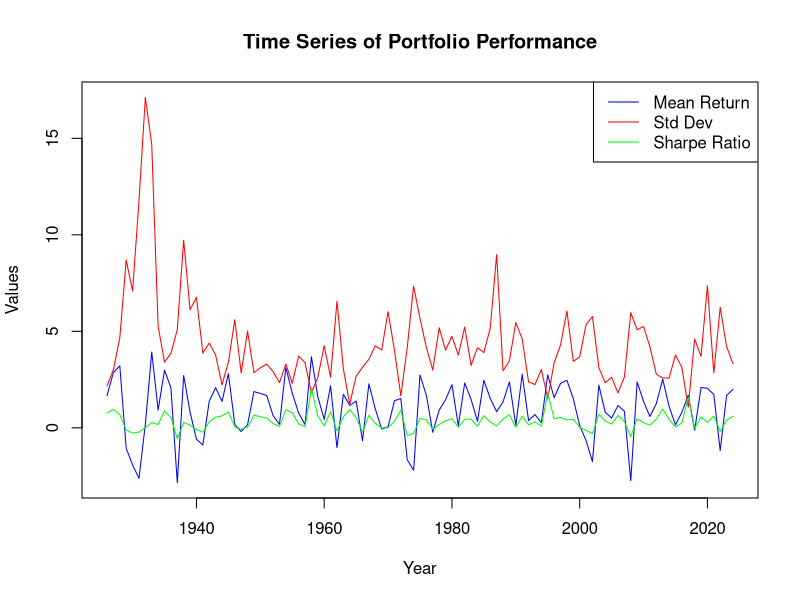

Here is the R script that generated this plot:

# TASK 1

data <- read.csv("FIN 36182-Industry_Portfolios.CSV")
head(data)
sum(is.na(data))
summary(data)
anyDuplicated(data)
data$Year <- substr(data$Date, 1, 4)

## 1) Report the arithmetic mean of the returns for each of the five industries over the entire sample
yearly_means <- aggregate(cbind(Cnsmr, Manuf, HiTec, Hlth, Other) ~ Year, data, mean)
yearly_means ## yearly means
mean_returns <- colMeans(data[, c("Cnsmr", "Manuf", "HiTec", "Hlth", "Other")]) ## whole sample mean returns
mean_returns ## mean returns

## 2) Report the standard deviation of the returns for each of the five industries over the entire sample
std_returns <- apply(data[, c("Cnsmr", "Manuf", "HiTec", "Hlth", "Other")], 2, sd) ## whole sample standard deviation of returns
std_returns
yearly_std <- aggregate(cbind(Cnsmr, Manuf, HiTec, Hlth, Other) ~ Year, data, sd)
yearly_std

## 3) Report the Sharpe ratio of each industry
sharpe_ratio <- mean_returns/std_returns ## whole sample Sharpe ratio
sharpe_ratio
yearly_sharpe_ratios <- (yearly_means[, -1]) / yearly_std[, -1] ## yearly Sharpe ratios
yearly_sharpe_ratios <- cbind(Year = yearly_means$Year, yearly_sharpe_ratios)
yearly_sharpe_ratios

### Create a table of results in the whole sample
results_table1 <- data.frame(
  Mean_Returns = mean_returns,
  Std_Returns = std_returns,
  Sharpe_Ratio = sharpe_ratio
 )
results_table1

## 4) Is there evidence that technology stocks have better risk-adjusted returns?
### The Sharpe ratio of HiTec (0.1794) is not the highest; Health (0.1947) and Consumer (0.1919) have slightly better risk-adjusted returns.
### Therefore, technology stocks do not have the best risk-adjusted returns based on the Sharpe ratio. 
### Health and Consumer stocks show better performance in terms of risk-adjusted returns in this sample.

## 5) Provide a table (5×5) with the sample correlation between the returns of the five industries. Comment briefly.
correlation_matrix <- cor(data[, c("Cnsmr", "Manuf", "HiTec", "Hlth", "Other")])
correlation_matrix

### The correlation matrix shows how returns from one industry are related to returns from another:
### High Correlations: Many pairs of industries show strong positive correlations (close to 1). For example:
#### Consumer (Cnsmer) and Manufacturing (Manuf): 0.867; Manufacturing and Other: 0.892 --> These high correlations suggest that 
#### returns in these industries tend to move in the same direction. This may indicate that they are influenced 
#### by similar economic factors or market conditions.
### Moderate Correlations: Health (Hlth) generally has lower correlations with other industries, such as with Technology (HiTec) 
#### at 0.707 and Manufacturing at 0.743. This indicates that while Health is still positively correlated with the others, it may 
#### react differently to market conditions compared to sectors like Manufacturing or Consumer.
### Diversification Insights: High correlations (above 0.7) indicate that these industries may not provide significant 
#### diversification benefits. For example, investing in Consumer and Manufacturing stocks may not reduce portfolio 
#### risk much since their returns are highly correlated (0.867).On the other hand, the relatively lower correlation 
#### of Health with other industries (0.707 to 0.773) suggests it might offer slightly better diversification benefits 
#### compared to, say, the Consumer-Manufacturing pair.
### The industries in this dataset are highly correlated, with most correlations above 0.7. This indicates that their returns 
#### move in similar directions, likely influenced by common market factors.The highest correlation is between Manufacturing 
#### and Other industries (0.892), suggesting very little diversification potential between these two. The Health sector appears 
#### to offer slightly better diversification, with lower correlations with other industries, such as with Technology (0.707) and 
#### Manufacturing (0.743), but overall the correlations are still fairly high.

## 6) Construct a time series of the simple, non-cumulative returns of a portfolio where capital is allocated equally 
## across the first four industries (excluding Other). Report the arithmetic mean, standard deviation and Sharpe.
## Comment briefly on the gains achieved by this diversified portfolio.
### whole sample portfolio returns
# Escludiamo la colonna "Date" e "Other", prendendo solo le prime quattro industrie
portfolio_data <- data[, c("Cnsmr", "Manuf", "HiTec", "Hlth")]
# Calcolare i rendimenti giornalieri del portafoglio con allocazione equa
portfolio_returns <- rowMeans(portfolio_data)
portfolio_returns
# Calcolare la media aritmetica dei rendimenti del portafoglio
mean_portfolio_return <- mean(portfolio_returns)
mean_portfolio_return
# Calcolare la deviazione standard dei rendimenti del portafoglio
std_portfolio_return <- sd(portfolio_returns)
std_portfolio_return
# Calcolare il rapporto di Sharpe (senza tasso privo di rischio)
sharpe_portfolio <- mean_portfolio_return / std_portfolio_return
sharpe_portfolio
# Creare una tabella dei risultati
results_table2 <- data.frame(
  Mean_Return = mean_portfolio_return,
  Std_Dev = std_portfolio_return,
  Sharpe_Ratio = sharpe_portfolio
)
results_table2

### yearly portfolio returns
data$Portfolio_return <- rowMeans(data[, c("Cnsmr", "Manuf", "HiTec", "Hlth")])
yearly_portfolio_means <- aggregate(Portfolio_return ~ Year, data, mean)
yearly_portfolio_std <- aggregate(Portfolio_return ~ Year, data, sd)
yearly_sharpe_ratios <- yearly_portfolio_means$Portfolio_return / yearly_portfolio_std$Portfolio_return

yearly_results <- data.frame(
  Year = yearly_portfolio_means$Year,
  Mean_Return = yearly_portfolio_means$Portfolio_return,
  Std_Dev = yearly_portfolio_std$Portfolio_return,
  Sharpe_Ratio = yearly_sharpe_ratios
)
yearly_results

### Plot the time series of portfolio performance
plot(yearly_results$Year, yearly_results$Mean_Return, 
     type = 'l', 
     xlab = "Year", 
     ylab = "Values", 
     col  = "blue", 
     ylim = range(c(yearly_results$Mean_Return, yearly_results$Std_Dev, yearly_results$Sharpe_Ratio)),  # Adjust the y-axis limits to accommodate all data
     main = "Time Series of Portfolio Performance")
lines(yearly_results$Year, yearly_results$Std_Dev, 
      col = "red")
lines(yearly_results$Year, yearly_results$Sharpe_Ratio, 
      col = "green")
legend("topright", 
       legend = c("Mean Return", "Std Dev", "Sharpe Ratio"), 
       col = c("blue", "red", "green"), 
       lty = 1)









